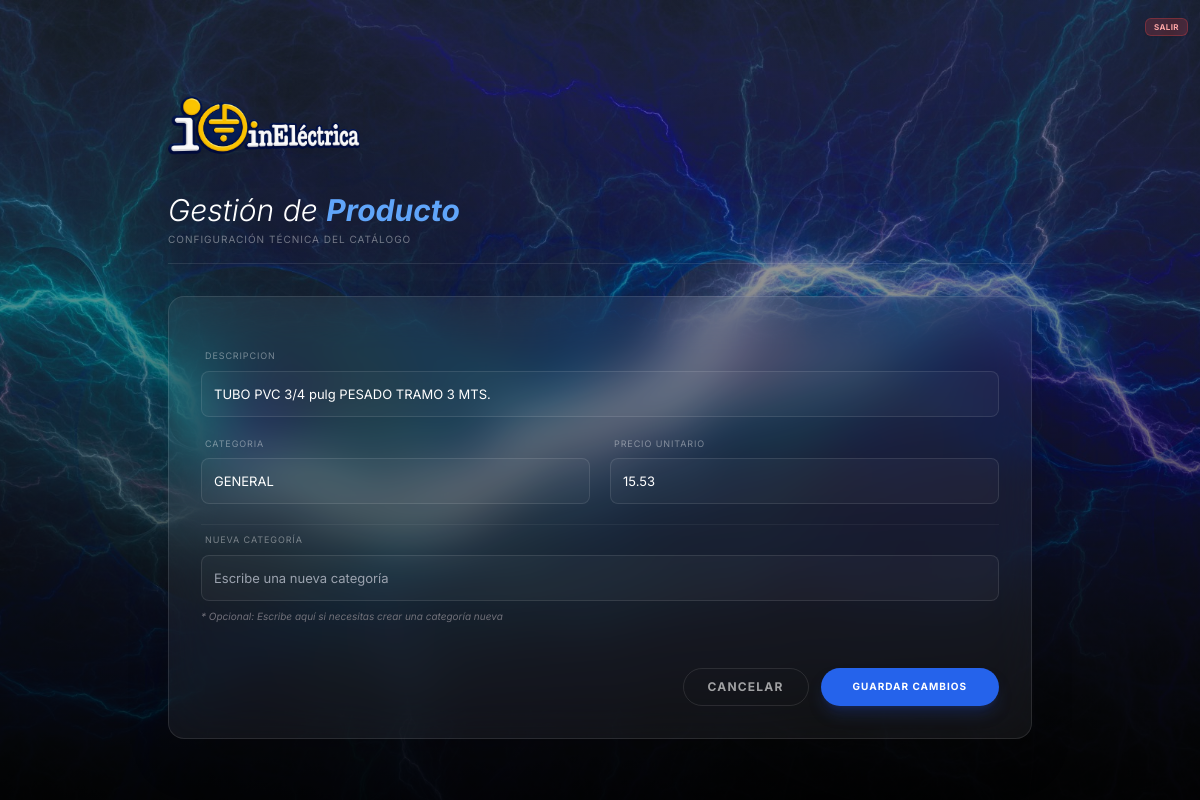
Page /catalogo/1/editar/ (signed in) on the committed database.
### core/models.py (models this page shows, shortened)
class ProductoServicio(models.Model):
    categoria = models.CharField(max_length=100)
    descripcion = models.CharField(max_length=300)
    precio_unitario = models.DecimalField(max_digits=10, decimal_places=2)

### core/views.py (the view)
# urls.py: path("catalogo/<int:pk>/editar/", views.catalogo_form, name="catalogo_editar"),
@login_required
def catalogo_form(request, pk=None):
    producto = get_object_or_404(ProductoServicio, pk=pk) if pk else None
    if request.method == "POST":
        form = ProductoForm(request.POST, instance=producto)
        if form.is_valid():
            producto = form.save(commit=False)
            categoria_nueva = form.cleaned_data.get("categoria_nueva")
            categoria = form.cleaned_data.get("categoria")
            if categoria_nueva:
                producto.categoria = categoria_nueva
            else:
                producto.categoria = categoria
            producto.save()
            return redirect("catalogo_list")
    else:
        form = ProductoForm(instance=producto)
    return render(request, "core/catalogo_form.html", {"form": form})

### core/templates/core/catalogo_form.html (shortened to what this page needs)
{% extends "core/base.html" %}
{% load static %}
{% block background_image %}
{% static 'core/images/images1.jpg' %}
{% endblock %}
{% block content %}
<div class="max-w-4xl mx-auto px-4 pt-24 pb-10 space-y-8">
    <div class="flex items-center">
        <a href="{% url 'index' %}" class="transition-transform hover:scale-105 active:scale-95 inline-block">
            <img
                src="{% static 'core/images/logo.png' %}"
                alt="Inicio"
                class="h-16 w-auto object-contain drop-shadow-xl"
            >
        </a>
    </div>
    <div class="border-b border-white/10 pb-4">
        <h2 class="text-3xl font-light text-white italic">Gestión de <span class="font-bold text-blue-400">Producto</span></h2>
        <p class="text-[10px] text-white/40 uppercase tracking-widest mt-1">Configuración técnica del catálogo</p>
    </div>
    <form method="post" class="space-y-5 bg-white/5 backdrop-blur-xl p-8 rounded-2xl border border-white/10 shadow-2xl">
        <div>
            <label class="text-[9px] uppercase tracking-widest text-white/40 ml-1 mb-1 block">
                {{ form.descripcion.label }}
            </label>
            {{ form.descripcion }}
        </div>
        <div class="grid grid-cols-1 md:grid-cols-2 gap-5">
            <div>
                <label class="text-[9px] uppercase tracking-widest text-white/40 ml-1 mb-1 block">
                    {{ form.categoria.label }}
                </label>
                {{ form.categoria }}
            </div>
            <div>
                <label class="text-[9px] uppercase tracking-widest text-white/40 ml-1 mb-1 block">
                    {{ form.precio_unitario.label }}
                </label>
                {{ form.precio_unitario }}
            </div>
        </div>
        <div class="pt-2 border-t border-white/5">
            <label class="text-[9px] uppercase tracking-widest text-white/40 ml-1 mb-1 block">
                {{ form.categoria_nueva.label }}
            </label>
            {{ form.categoria_nueva }}
            <p class="text-[10px] text-zinc-500 mt-2 italic">
                * Opcional: Escribe aquí si necesitas crear una categoría nueva
            </p>
        </div>
        <div class="flex justify-end gap-3 pt-6">
            <a href="{% url 'catalogo_list' %}"
               class="px-6 py-2.5 rounded-full border border-white/10 text-xs font-bold text-white/60 hover:bg-white/10 transition uppercase tracking-widest">
                Cancelar
            </a>
            <button type="submit"
                class="px-8 py-2.5 rounded-full bg-blue-600 hover:bg-blue-500 text-white text-[10px] font-bold transition shadow-lg shadow-blue-900/40 uppercase tracking-widest">
                Guardar Cambios
            </button>
        </div>
    </form>
</div>
{% endblock %}

### core/templates/core/base.html (style rules this page uses)
body { font-family: 'Inter', sans-serif; margin: 0; padding: 0; }
select, input[type="number"], input[type="text"] { background: rgba(255,255,255,0.1); border: 1px solid rgba(255,255,255,0.2); color: white; border-radius: 9999px; padding: 0.5rem 1rem; width: 100%; outline: none; }

### core/templates/core/catalogo_form.html (style rules this page uses)
input, select, textarea { background: rgba(255, 255, 255, 0.03) !important; border: 1px solid rgba(255, 255, 255, 0.1) !important; color: white !important; border-radius: 8px !important; padding: 12px !important; width: 100%; font-size: 13px !important; transition: all 0.3s ease; margin-top: 4px; }
select { appearance: none; cursor: pointer; }
option { background: #1a1a1a; color: white; }

### rows in the picture
ProductoServicio: descripcion "TUBO PVC 3/4 pulg PESADO TRAMO 3 MTS.", categoria "GENERAL", precio_unitario "15.53"
